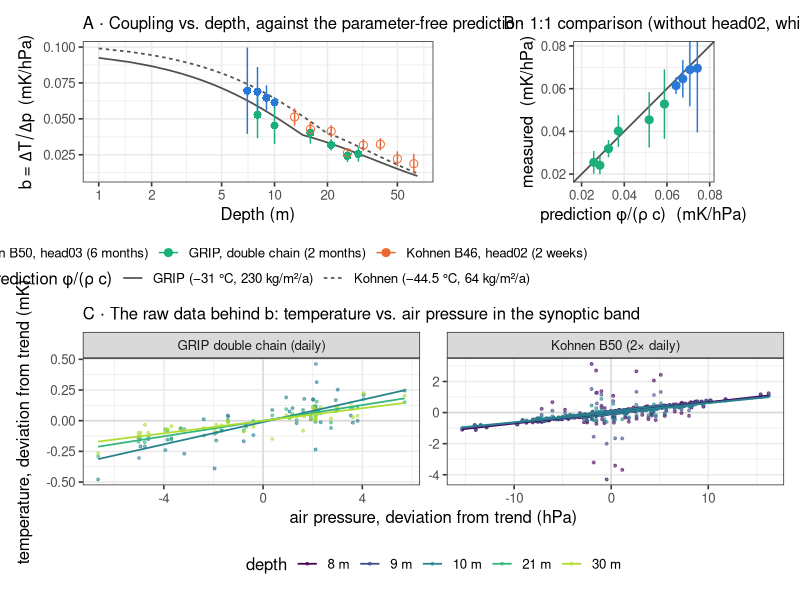
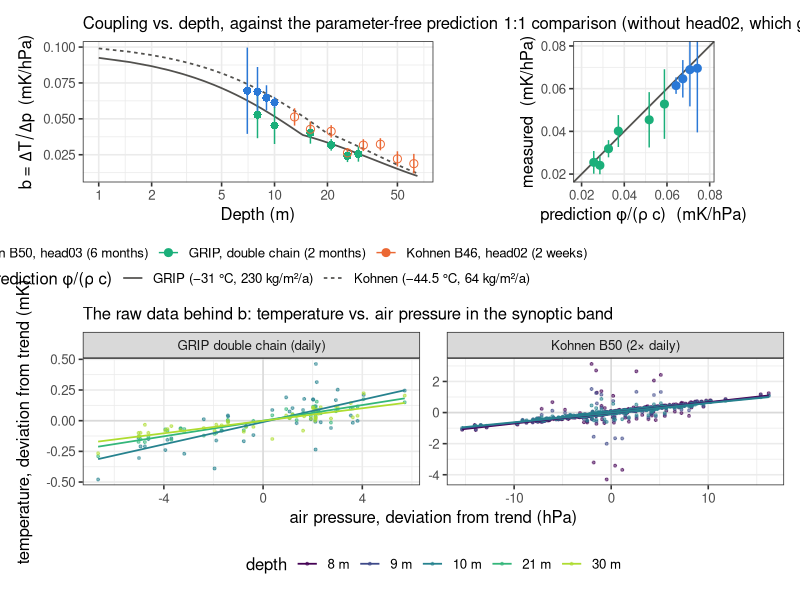
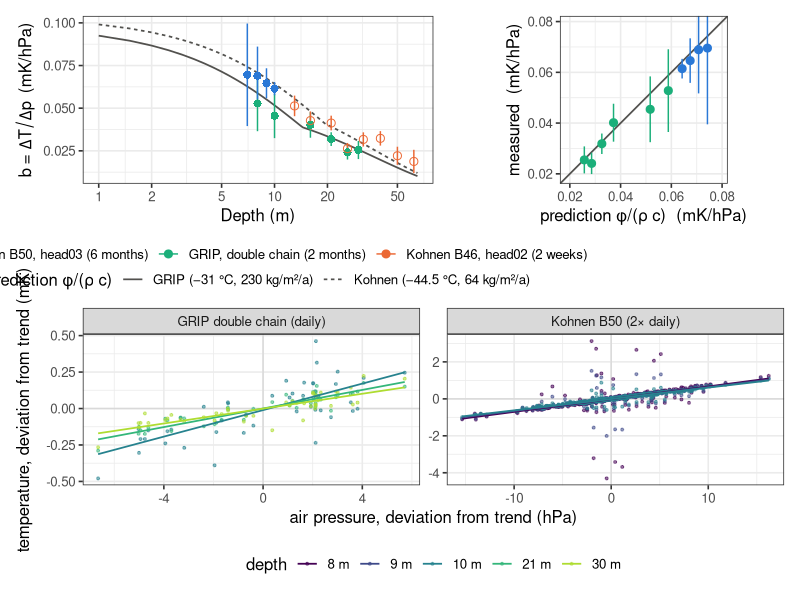
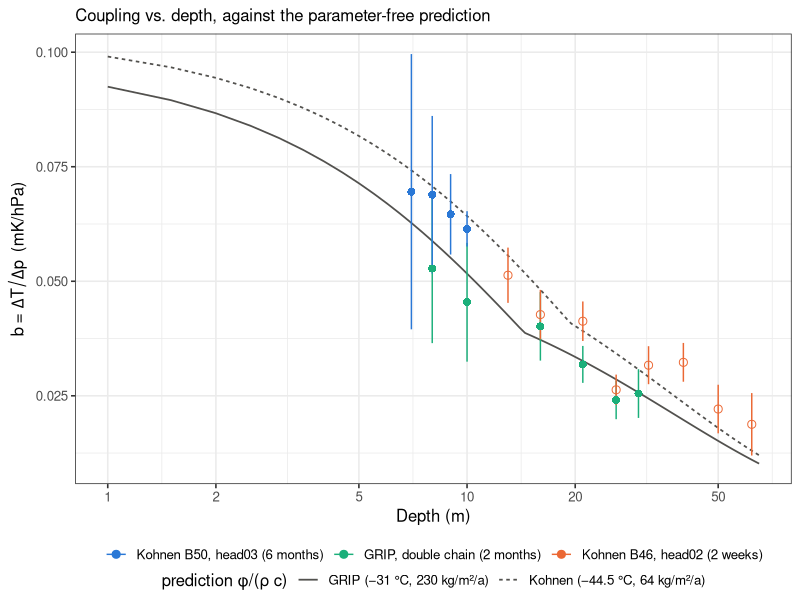
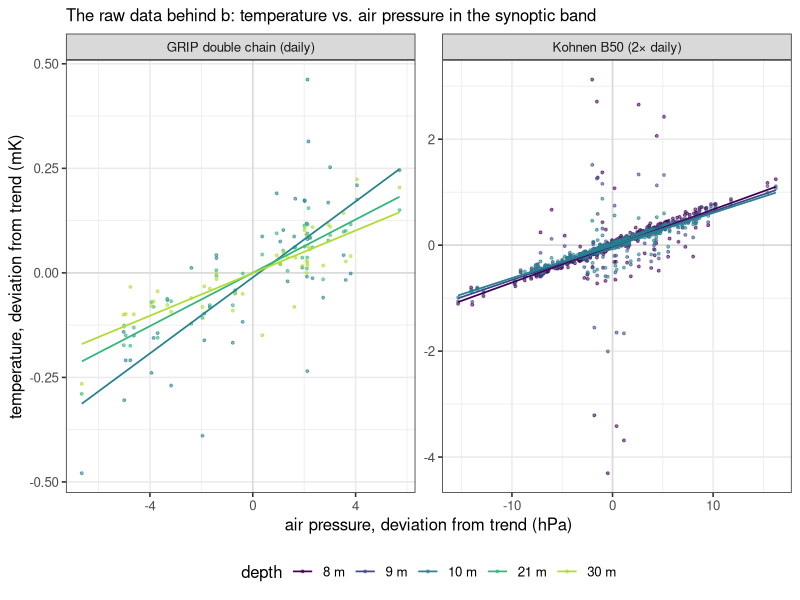
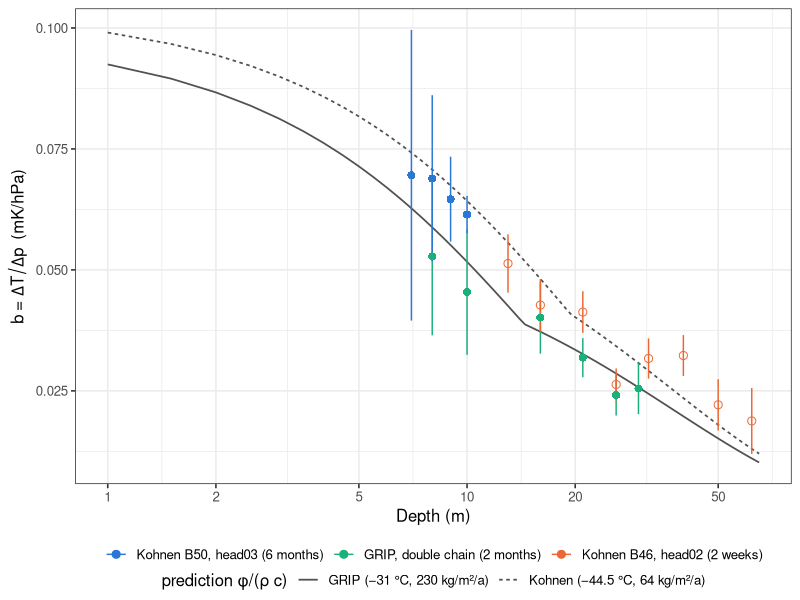
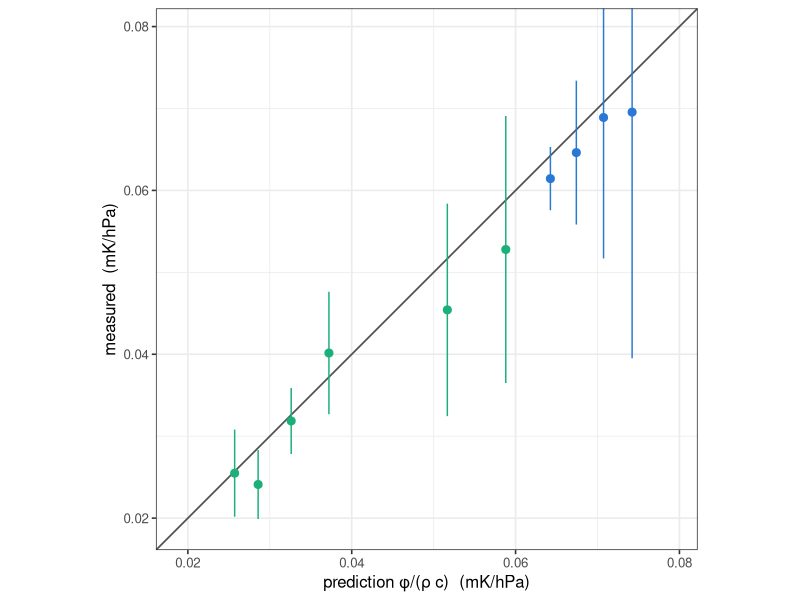
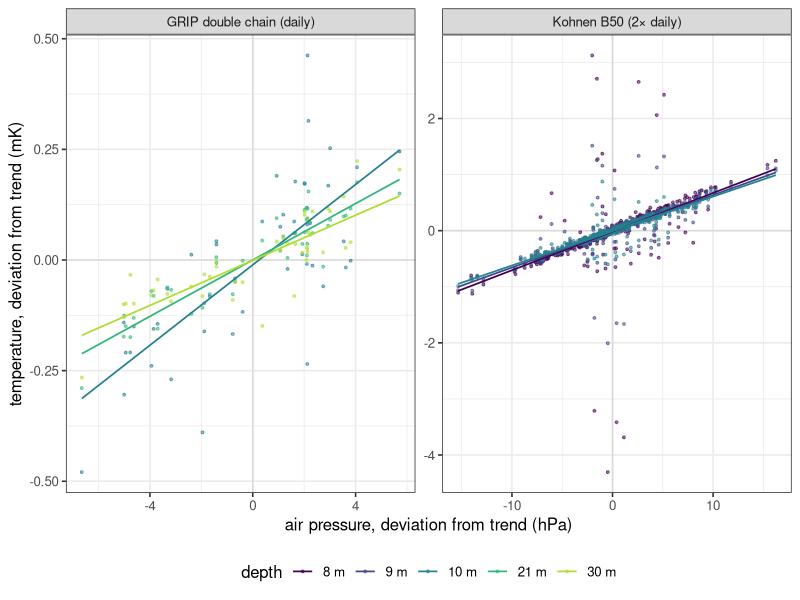

Reproduce these figures in R, in order.
# Aufruf aus figures/:  Rscript make_fig3_druck_temperatur.R
suppressMessages({library(dplyr); library(tidyr); library(readr); library(ggplot2); library(patchwork)})
BLUE <- "#2a78d6"; ORANGE <- "#eb6834"; AQUA <- "#1baf7a"; GREY <- "#52514e"

## ---- Theorie: b = phi / (rho * c) mit Herron-Langway-Dichte -----------------
hl <- function(T_site, acc, rho0 = 0.34) {
  k0 <- 11 * exp(-10160/(8.314*T_site)); k1 <- 575 * exp(-21400/(8.314*T_site))
  z55 <- (log(.55/(.917-.55)) - log(rho0/(.917-rho0)))/(.917*k0)
  function(z) vapply(z, function(q) {
    Z <- if (q <= z55) exp(.917*k0*q + log(rho0/(.917-rho0)))
         else exp(.917*k1*(q - z55)/sqrt(acc) + log(.55/(.917-.55)))
    .917*Z/(1+Z) }, 0) }
# Waermekapazitaet von Eis, temperaturabhaengig (Alexiades & Solomon): c = 152.5 + 7.122 T[K]
cp_ice <- function(TK) 152.5 + 7.122*TK
b_of <- function(dens, c_ice) function(z) { r <- dens(z)*1000; (1 - r/917)/(r*c_ice)*1e5 }
b_grip   <- b_of(hl(242.0, 0.230), cp_ice(242.0))    # Summit/GRIP, -31 C
b_kohnen <- b_of(hl(228.6, 0.064), cp_ice(228.6))    # Kohnen, -44,5 C

## ---- 1) Grönland-Doppelkette, verfülltes Loch ------------------------------
gr <- read_csv("../Greenland2026/data/fig3_greenland_b.csv", show_col_types = FALSE)

## ---- 2) head02 (B46), nach Abzug des gemeinsamen Anteils -------------------
h02 <- read_csv("../KohnenRecords_Analyse/data/fig3_head02_b.csv", show_col_types = FALSE)

## ---- 3) head03 (B50), verfüllte 10-m-Kette --------------------------------
h03 <- read_csv("../KohnenRecords_Analyse/data/fig3_head03_b.csv", show_col_types = FALSE)

dat <- bind_rows(
  gr  |> transmute(head = "GRIP, double chain (2 months)", z = depth_m, b, se, theorie = b_grip(depth_m)),
  h03 |> transmute(head = "Kohnen B50, head03 (6 months)", z = depth_m, b, se, theorie = b_kohnen(depth_m)),
  h02 |> transmute(head = "Kohnen B46, head02 (2 weeks)", z = depth_m, b, se, theorie = b_kohnen(depth_m))) |>
  filter(abs(b)/se > 2 | grepl("B46", head))          # nur aufgelöste Knoten
dat$head <- factor(dat$head, levels = c("Kohnen B50, head03 (6 months)",
                                        "GRIP, double chain (2 months)",
                                        "Kohnen B46, head02 (2 weeks)"))
cols <- setNames(c(BLUE, AQUA, ORANGE), levels(dat$head))

## head02 trägt einen freien additiven Versatz (Common-Mode-Abzug) -> anpassen
h2d <- dat |> filter(grepl("B46", head))
off <- weighted.mean(h2d$b - h2d$theorie, 1/h2d$se^2)
dat <- dat |> mutate(b_adj = ifelse(grepl("B46", head), b - off, b),
                     frei = grepl("B46", head))

## ---- Panel A: b gegen Tiefe, mit den beiden Theoriekurven ------------------
curve <- bind_rows(
  data.frame(z = seq(1, 65, 0.5)) |> mutate(b = b_kohnen(z), site = "Kohnen (−44.5 °C, 64 kg/m²/a)"),
  data.frame(z = seq(1, 65, 0.5)) |> mutate(b = b_grip(z),   site = "GRIP (−31 °C, 230 kg/m²/a)"))

pA <- ggplot(curve, aes(z, b, linetype = site)) +
  geom_line(colour = GREY, linewidth = 0.6) +
  geom_errorbar(data = dat, aes(z, ymin = b_adj - se, ymax = b_adj + se, colour = head),
                width = 0, linewidth = 0.5, inherit.aes = FALSE) +
  geom_point(data = dat, aes(z, b_adj, colour = head, shape = frei), size = 2.4, inherit.aes = FALSE) +
  scale_shape_manual(values = c(16, 1), guide = "none") +
  scale_colour_manual(values = cols, name = NULL) +
  scale_linetype_manual(values = c("solid", "22"), name = "prediction φ/(ρ c)") +
  scale_x_log10(breaks = c(1, 2, 5, 10, 20, 50)) +
  labs(x = "Depth (m)", y = expression(b~"= "*Delta*T/Delta*p~~"(mK/hPa)"),
       subtitle = "A · Coupling vs. depth, against the parameter-free prediction") +
  theme_bw(base_size = 12) + theme(legend.position = "bottom", legend.box = "vertical",
                                   legend.margin = margin(0,0,0,0), legend.spacing.y = unit(1,"pt"))

## ---- Panel B: gemessen gegen vorhergesagt (1:1) ----------------------------
lim <- range(c(dat$b_adj[!dat$frei], dat$theorie[!dat$frei])) + c(-0.005, 0.005)
pB <- ggplot(dat |> filter(!frei), aes(theorie, b_adj, colour = head)) +
  geom_abline(slope = 1, intercept = 0, colour = GREY, linewidth = 0.6) +
  geom_errorbar(aes(ymin = b_adj - se, ymax = b_adj + se), width = 0, linewidth = 0.5) +
  geom_point(size = 2.4) +
  scale_colour_manual(values = cols, name = NULL, guide = "none") +
  coord_equal(xlim = lim, ylim = lim) +
  labs(x = "prediction φ/(ρ c)  (mK/hPa)", y = "measured  (mK/hPa)",
       subtitle = "B · 1:1 comparison (without head02, which gives the shape only)") +
  theme_bw(base_size = 12)

sol <- dat |> filter(!frei)
fit <- lm(b_adj ~ 0 + theorie, data = sol, weights = 1/sol$se^2)
cat(sprintf("Faktor gegen die Vorhersage (ohne head02): %.3f +- %.3f (n = %d Knoten)\n",
            coef(fit)[1], summary(fit)$coefficients[1,2], nrow(sol)))
cat(sprintf("head02 nur als Form, freier Versatz %.4f mK/hPa\n", off))

## ---- Panel C: die Rohdaten, aus denen b kommt -----------------------------
sc <- read_csv("../KohnenRecords_Analyse/data/fig3_scatter.csv", show_col_types = FALSE) |>
  mutate(site = recode(site, "GRIP-Doppelkette (täglich)" = "GRIP double chain (daily)",
                             "Kohnen B50 (2×täglich)"     = "Kohnen B50 (2× daily)"),
         tiefe = factor(sprintf("%g m", depth_m), levels = sprintf("%g m", sort(unique(depth_m)))))

pC <- ggplot(sc, aes(rP, rT, colour = tiefe)) +
  geom_hline(yintercept = 0, colour = "grey85") + geom_vline(xintercept = 0, colour = "grey85") +
  geom_point(size = 0.7, alpha = 0.55) +
  geom_smooth(method = "lm", se = FALSE, linewidth = 0.6) +
  scale_colour_viridis_d(name = "depth", option = "D", end = 0.88) +
  facet_wrap(~ site, scales = "free") +
  labs(x = "air pressure, deviation from trend (hPa)", y = "temperature, deviation from trend (mK)",
       subtitle = "C · The raw data behind b: temperature vs. air pressure in the synoptic band") +
  theme_bw(base_size = 12) + theme(legend.position = "bottom")


## --- Beschriftungsvarianten ------------------------------------------------
## voll      : "A · Text"      (Standard)
## nolabel   : "Text"          (ohne Panelbuchstaben)
## bare      : ohne Untertitel (Titel setzt der Vortragende)
strip_letter <- function(p) { st <- p$labels$subtitle
  if (!is.null(st)) p$labels$subtitle <- sub("^[A-D] . ", "", st); p }
drop_sub <- function(p) { p$labels$subtitle <- NULL; p }

build3 <- function(f) (f(pA) + f(pB) + plot_layout(widths = c(1.25, 1))) / f(pC) +
  plot_layout(heights = c(1, 0.9))

ggsave("fig3_druck_temperatur.png",         build3(identity),     width = 12, height = 10, dpi = 200, bg = "white")
ggsave("fig3_druck_temperatur_nolabel.png", build3(strip_letter), width = 12, height = 10, dpi = 200, bg = "white")
ggsave("fig3_druck_temperatur_bare.png",    build3(drop_sub),     width = 12, height = 9.4, dpi = 200, bg = "white")

## Einzelpanels für Folien — mit und ohne Untertitel
ggsave("fig3a_kopplung_tiefe.png",      strip_letter(pA), width = 7.2, height = 5.4, dpi = 200, bg = "white")
ggsave("fig3c_rohdaten.png",            strip_letter(pC), width = 9.0, height = 4.4, dpi = 200, bg = "white")
ggsave("fig3a_kopplung_tiefe_bare.png", drop_sub(pA),     width = 7.2, height = 5.1, dpi = 200, bg = "white")
ggsave("fig3b_elf_bare.png",            drop_sub(pB),     width = 5.4, height = 5.1, dpi = 200, bg = "white")
ggsave("fig3c_rohdaten_bare.png",       drop_sub(pC),     width = 9.0, height = 4.1, dpi = 200, bg = "white")
cat("fig3_druck_temperatur.png geschrieben\n")
